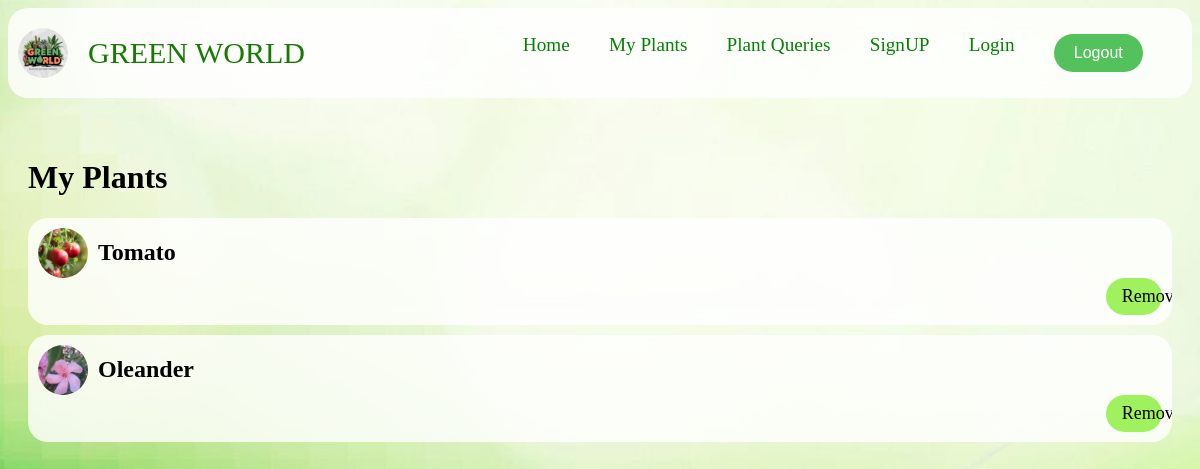
Page /favorites/ (signed in) on the committed database.
### Green_World/models.py (models this page shows, shortened)
class FavoritePlant(models.Model):
    user = models.ForeignKey(User, on_delete=models.CASCADE)
    plant = models.ForeignKey(Plants_Types, on_delete=models.CASCADE)
    class Meta:
        unique_together = ('user', 'plant')

### plants/models.py (models this page shows, shortened)
class Plants_Types(models.Model):
    name = models.CharField(max_length=100, verbose_name='common_name')
    scientific_name = models.CharField(max_length=150)
    image = models.ImageField(upload_to='images/')
    descriptions = models.TextField()
    plant_origin = models.TextField(null=True, blank=True)
    category = models.ForeignKey(CategoryPlant, on_delete=models.CASCADE, null=True, blank=True)
    class Meta:
        verbose_name = 'plant'

### Green_World/views.py (the view)
# urls.py: path('favorites/', views.favorites, name='favorites'),
@login_required
def favorites(request):
    if not request.user.is_authenticated:
        messages.error(request, 'Please login to view your favorite plants.')
        return redirect(reverse('login') + '?next=' + request.path)
    favorites = FavoritePlant.objects.filter(user=request.user)
    if not favorites.exists():
        messages.info(request, 'You have no favorite plants yet.')
    return render(request, 'green_world/favorites.html', {'favorites': favorites})

### templates/green_world/favorites.html (shortened to what this page needs)
{% load static %}
<!DOCTYPE html>
<html lang="en">
<head>
    <link rel="stylesheet" href="{% static 'css/favorties.css' %}">
</head>
<body class="body">
    <header>
        <div class="logo">
            <div class="img_box">
                <img src="{% static 'images/imdg_3.jpg' %}" alt="Green World">
            </div>
            <a href="{% url 'index' %}"> Green World</a>
        </div>
        <ul>
            <li><a href="{% url 'index' %}">Home</a></li>
            <li><a href="{% url 'favorites' %}">My Plants</a></li>
            <li><a href="{% url 'process_question' %}">Plant Queries</a></li>
            <li><a href="{% url 'register' %}">SignUP</a></li>
            <li><a href="{% url 'login' %}">Login</a></li>
            <li>
                <form action="{% url 'logout' %}" method="post">
                    <button type="submit" class="logout-button">Logout</button>
                </form>
            </li>
        </ul>
    </header>
    <div class="container">
        <h1>My Plants</h1>
        {% if request.user.is_authenticated %}
            {% if favorites %}
                <div>
                    {% for favorite in favorites %}
                        <div class="plant-item">
                            <div class="plant-info">
                                <a href="{% url 'plant_detail' favorite.plant.id %}">
                                    <h2>
                                        <img src="{{ favorite.plant.image.url }}" alt="{{ favorite.plant.name }}" class="plant-image">
                                        {{ favorite.plant.name }}
                                    </h2>
                                </a>
                            </div>
                            <a href="{% url 'remove_from_favorites' favorite.plant.id %}" class="remove-link">Remove</a>
                        </div>
                    {% endfor %}
                </div>
            {% endif %}
        {% else %}
            <p>You need to <a href="{% url 'login' %}">log in</a> or <a href="{% url 'register' %}">create an account</a>
                to view your favorite plants.</p>
        {% endif %}
    </div>
</body>
</html>

### Greenly/static/css/favorties.css (style rules this page uses)
body { background: url("/static/images/img_2.jpeg"); background-size: cover; background-repeat: no-repeat; background-attachment: fixed; }
header { display: flex; justify-content: space-between; border-radius: 20px; align-items: center; padding: 10px; background-color: rgba(255, 255, 255, 0.8); backdrop-filter: blur(10px); }
header .logo { display: flex; align-items: center; gap: 20px; }
header .logo .img_box { width: 50px; height: 50px; border-radius: 50%; overflow: hidden; }
header .logo .img_box img { width: 100%; }
header .logo a { font-size: 30px; color: rgb(24, 121, 5); text-decoration: none; text-transform: uppercase; }
header ul { list-style: none; display: flex; justify-content: space-evenly; width: 60%; }
header ul li a { font-size: larger; color: rgb(4, 128, 4); text-decoration: none; }
.logout-button { background-color: #53c25c; color: white; padding: 10px 20px; border: none; cursor: pointer; border-radius: 100px; text-decoration: none; font-size: 16px; }
.container { margin: 20px auto; padding: 20px; max-width: 100%; }
.plant-item { overflow: hidden; margin-bottom: 10px; background-color: rgba(255, 255, 255, 0.8); backdrop-filter: blur(10px); padding: 10px; border-radius: 20px; }
.plant-item a { display: flex; align-items: center; text-decoration: none; color: inherit; }
.plant-item h2 { font-size: 1.5em; margin: 0; display: flex; align-items: center; }
.plant-item h2 img { margin-right: 10px; width: 50px; height: 50px; border-radius: 50%; object-fit: cover; }
.remove-link { margin-left: 95%; display: inline-block; padding: 8px 16px; background-color: #a0f15e; color: #fff; border: none; border-radius: 100px; text-decoration: none; font-size: 18px; }

### rows in the picture
FavoritePlant: plant.image (picture), plant.name "Tomato"
FavoritePlant: plant.image (picture), plant.name "Oleander"
